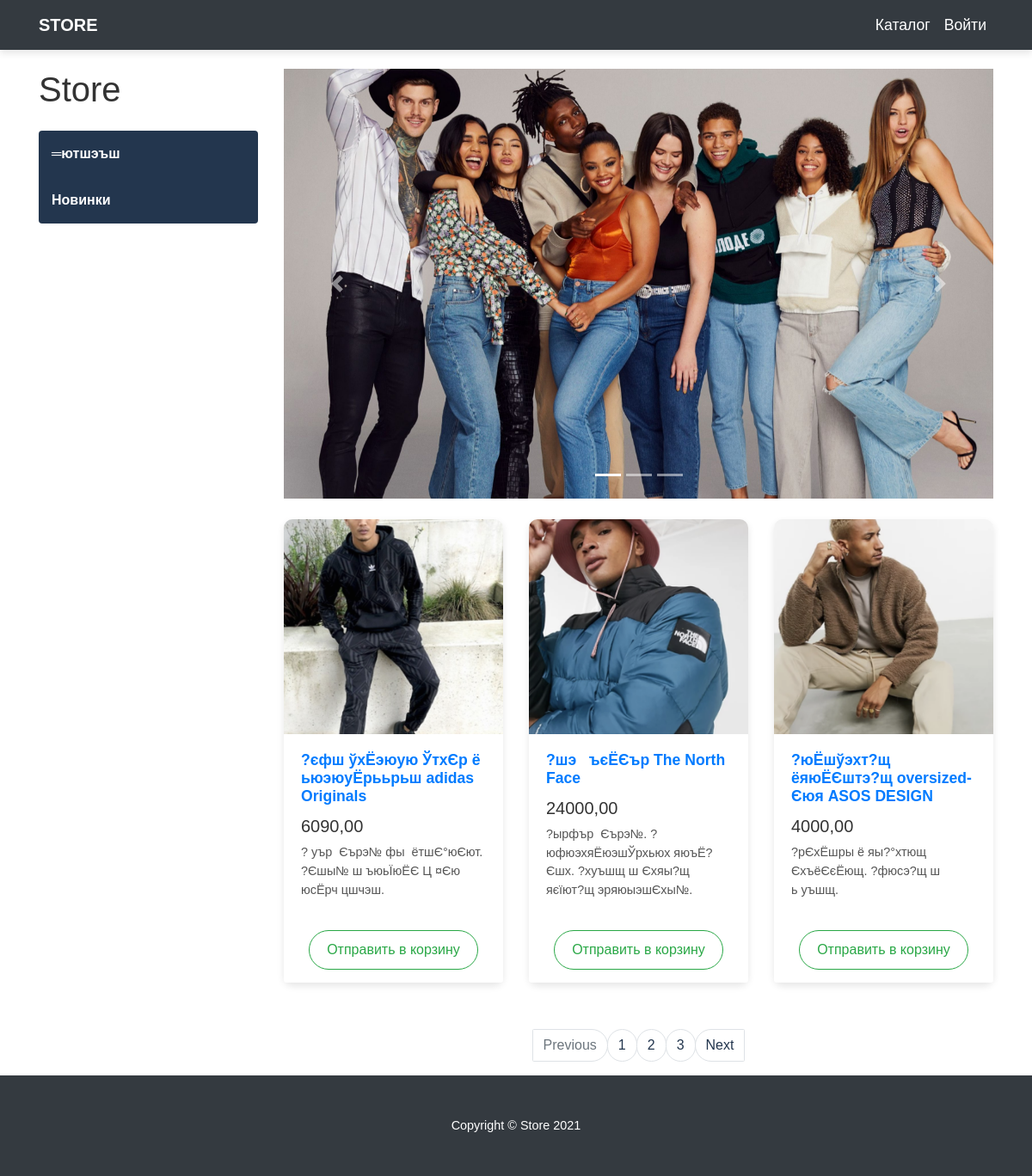
Screenshot of /products/ with the database file from the repository.
### products/models.py (models this page shows, shortened)
class ProductCategory(models.Model):
    name = models.CharField(max_length=64, unique=True)
    description = models.TextField(blank=True)

class Product(models.Model):
    name = models.CharField(max_length=64)
    image = models.ImageField(upload_to='products_images', blank=True)
    description = models.TextField(blank=True)
    short_description = models.CharField(max_length=64, blank=True)
    price = models.DecimalField(max_digits=8, decimal_places=2)
    quantity = models.PositiveIntegerField(default=0)
    category = models.ForeignKey(ProductCategory, on_delete=models.CASCADE)

### products/views.py (the view)
# urls.py: path('', products, name='index'),
def products(request):
    context = {
        "title": "каталог",
        "categories": ProductCategory.objects.all(),
        "products": Product.objects.all(),
    }
    return render(request, "products/products.html", context)

### products/templates/products/products.html (shortened to what this page needs)
{% extends 'products/base.html' %}
{% load static %}
{% block css %}
    <link href="{% static 'css/products.css'  %}" rel="stylesheet">
{% endblock %}
{% block context %}
    <div class="container">
    <div class="row">
        <div class="col-lg-3">
            <h1 class="my-4">Store</h1>
            <div class="list-group">
                {% for category in categories %}
                    <a href="#" class="list-group-item">{{ category.name }}</a>
                {% endfor %}
            </div>
        </div>
        <div class="col-lg-9">
            <div id="carouselExampleIndicators" class="carousel slide my-4" data-ride="carousel">
                <ol class="carousel-indicators">
                    <li data-target="#carouselExampleIndicators" data-slide-to="0" class="active"></li>
                    <li data-target="#carouselExampleIndicators" data-slide-to="1"></li>
                    <li data-target="#carouselExampleIndicators" data-slide-to="2"></li>
                </ol>
                <div class="carousel-inner" role="listbox">
                    <div class="carousel-item active">
                        <img class="d-block img-fluid" src="static/vendor/img/slides/slide-1.jpg" alt="First slide">
                    </div>
                </div>
                <a class="carousel-control-prev" href="#carouselExampleIndicators" role="button" data-slide="prev">
                    <span class="carousel-control-prev-icon" aria-hidden="true"></span>
                </a>
                <a class="carousel-control-next" href="#carouselExampleIndicators" role="button" data-slide="next">
                    <span class="carousel-control-next-icon" aria-hidden="true"></span>
                </a>
            </div>
            <div class="row">
                {% for product in products %}
                    <div class="col-lg-4 col-md-6 mb-4">
                        <div class="card h-100">
                            <a href="#">
                                <img class="card-img-top"
                                     src="media/{{ product.image }}"
                                     alt="">
                            </a>
                            <div class="card-body">
                                <h4 class="card-title">
                                    <a href="#">{{ product.name }}</a>
                                </h4>
                                <h5>{{ product.price }}</h5>
                                <p class="card-text">{{ product.description }}</p>
                            </div>
                            <div class="card-footer text-center">
                                <a href="{% url 'products:basket_add' product.id %}">
                                    <button type="button" class="btn btn-outline-success">Отправить в корзину</button>
                                </a>
                            </div>
                        </div>
                    </div>
                {% endfor %}
            </div>
            <nav aria-label="Page navigation example">
                <ul class="pagination justify-content-center">
                    <li class="page-item disabled">
                        <a class="page-link" href="#" tabindex="-1" aria-disabled="true">Previous</a>
                    </li>
                    <li class="page-item"><a class="page-link" href="#">1</a></li>
                    <li class="page-item"><a class="page-link" href="#">2</a></li>
                    <li class="page-item"><a class="page-link" href="#">3</a></li>
                    <li class="page-item">
                        <a class="page-link" href="#">Next</a>
                    </li>
                </ul>
            </nav>
        </div>
    </div>
</div>
{% endblock %}
{% block footer %}
    <footer class="py-5 bg-dark">
        <div class="container">
            <p class="m-0 text-center text-white">Copyright &copy; Store 2021</p>
        </div>
    </footer>
{% endblock %}

### static/css/products.css (style rules this page uses)
body { background: linear-gradient(white 100%, #f0f0f0 50%) no-repeat; background-size: cover; font-family: 'Arial', sans-serif; padding-top: 56px; color: #333; }
.list-group-item { background-color: #23364e; color: white; border: none; padding: 15px; font-weight: bold; transition: background-color 0.3s, color 0.3s; }
.card { border: none; box-shadow: 0 4px 8px rgba(0, 0, 0, 0.1); transition: all 0.3s ease; border-radius: 10px; }
.card-img-top { height: 250px; object-fit: cover; border-top-left-radius: 10px; border-top-right-radius: 10px; }
.card-body { padding: 20px; }
.card-title { font-size: 1.1rem; font-weight: bold; color: #23364e; }
.card-text { color: #555; font-size: 0.9rem; }
.card-footer { background-color: #fff; border-top: none; text-align: center; padding: 15px; }
.card-footer .btn { border-radius: 50px; padding: 10px 20px; transition: background-color 0.3s, border-color 0.3s; }
.btn-outline-success { color: #28a745; border-color: #28a745; }
.carousel-item img { height: 500px; object-fit: cover; }
.pagination { margin-top: 30px; }
.page-item .page-link { color: #23364e; border-radius: 50px; }
footer { background-color: #23364e; padding: 20px 0; color: white; text-align: center; font-size: 0.9rem; }

### rows the page displays
ProductCategory: name "═ютшэъш"
ProductCategory: name "Новинки"
Product: image (picture), name "?єфш ўхЁэюую ЎтхЄр ё ьюэюуЁрььрьш adidas Originals", price "6090,00", description "? уър Єърэ№ фы ётшЄ°юЄют. ?Єшы№ ш ъюьЇюЁЄ Ц ¤Єю юсЁрч цшчэш."
Product: image (picture), name "?шэ ъєЁЄър The North Face", price "24000,00", description "?ырфър Єърэ№. ?юфюэхяЁюэшЎрхьюх яюъЁ?Єшх. ?хуъшщ ш Єхяы?щ яєїют?щ эряюыэшЄхы№."
Product: image (picture), name "?юЁшўэхт?щ ёяюЁЄштэ?щ oversized-Єюя ASOS DESIGN", price "4000,00", description "?рЄхЁшры ё яы?°хтющ ЄхъёЄєЁющ. ?фюсэ?щ ш ь уъшщ."
